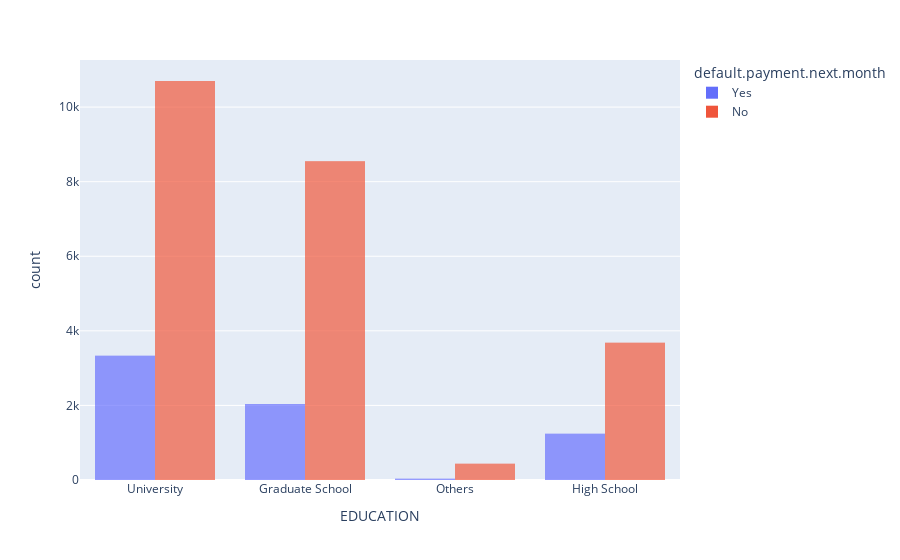

Here is the notebook cell this chart was saved with:
### Code cell
fig=px.bar(data_eda,x='EDUCATION',color='default.payment.next.month',barmode='group')
fig.update_traces(marker_line_width = 0,selector=dict(type="bar"))

### Figure 1 — Plotly figure (JSON) as saved in the notebook; plotly's stock layout.template omitted (floating-point values rounded to 4 significant figures; data arrays with more than 128 entries replaced by an {"elided": "..."} marker saying what was removed)
{"data": [{"alignmentgroup": "True", "hovertemplate": "default.payment.next.month=Yes<br>EDUCATION=%{x}<br>count=%{y}<extra></extra>", "legendgroup": "Yes", "marker": {"color": "#636efa", "line": {"width": 0}, "pattern": {"shape": ""}}, "name": "Yes", "offsetgroup": "Yes", "orientation": "v", "showlegend": true, "textposition": "auto", "type": "bar", "x": {"elided": "6636 str values"}, "xaxis": "x", "y": {"elided": "6636 int values"}, "yaxis": "y"}, {"alignmentgroup": "True", "hovertemplate": "default.payment.next.month=No<br>EDUCATION=%{x}<br>count=%{y}<extra></extra>", "legendgroup": "No", "marker": {"color": "#EF553B", "line": {"width": 0}, "pattern": {"shape": ""}}, "name": "No", "offsetgroup": "No", "orientation": "v", "showlegend": true, "textposition": "auto", "type": "bar", "x": {"elided": "23364 str values"}, "xaxis": "x", "y": {"elided": "23364 int values"}, "yaxis": "y"}], "layout": {"barmode": "group", "legend": {"title": {"text": "default.payment.next.month"}, "tracegroupgap": 0}, "margin": {"t": 60}, "xaxis": {"anchor": "y", "domain": [0, 1], "title": {"text": "EDUCATION"}}, "yaxis": {"anchor": "x", "domain": [0, 1], "title": {"text": "count"}}}}
